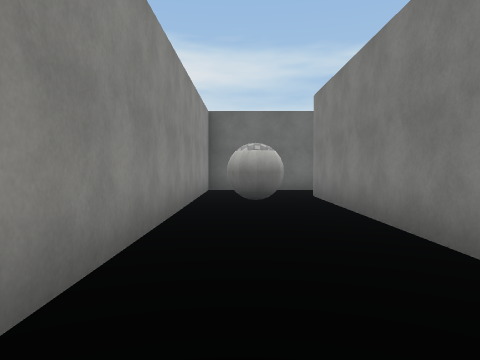
[1] (above)

18 first-person views from a walk through a 3-D level made in the Unity game engine. The camera is 1.4 m above the floor, tilts 2° down and sees 70° across. Doors are open. The floor is counted in squares, 2 m on a side. Each view is taken from the middle of a square. On the plan, view 1 faces up. The plan holds only what a view shows up to about 11 squares ahead; the rest is blank. The place goes on beyond the plan. The player is left out. Surface patterns are stand-ins for the level's own textures.

[2]
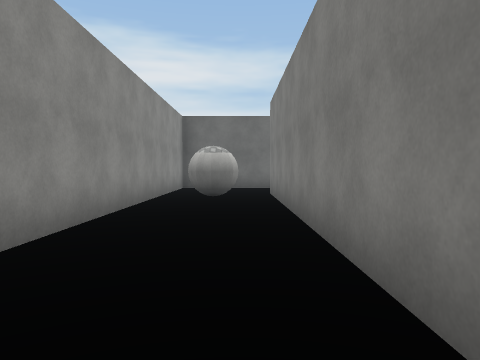

[3]
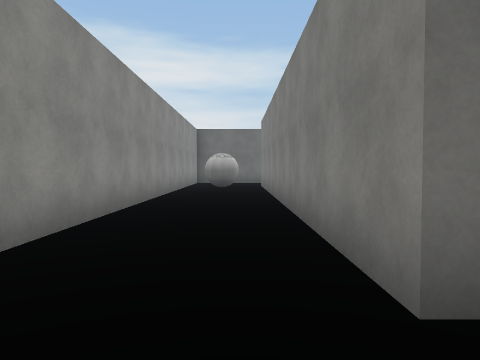

[4]
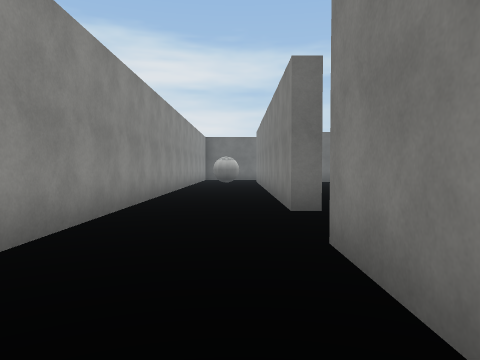

[5]
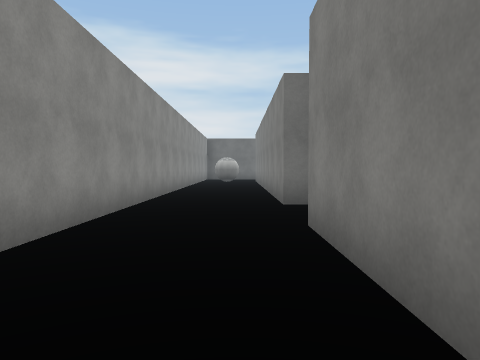

[6]
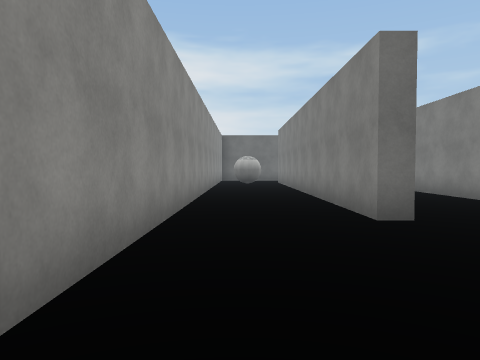

[7]
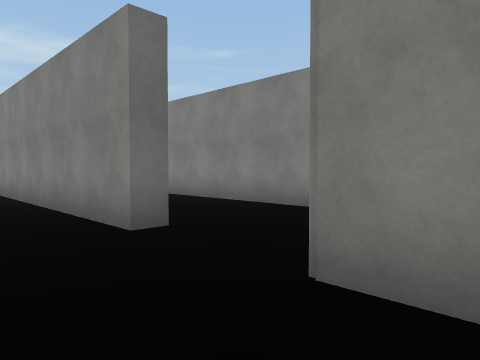

[8]
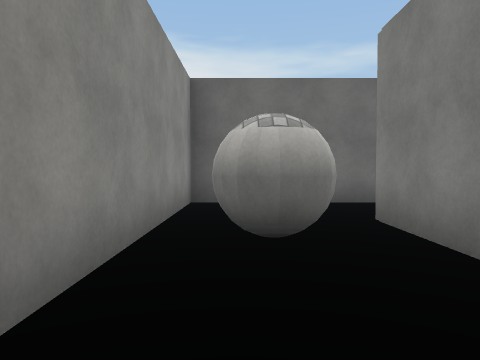

[9]
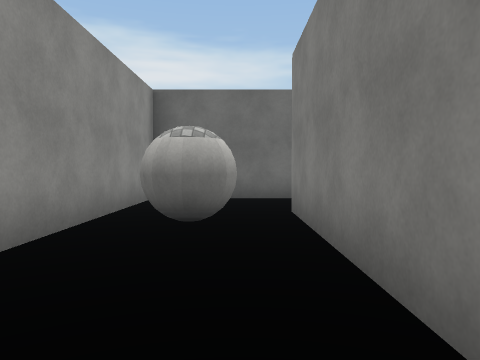

[10]
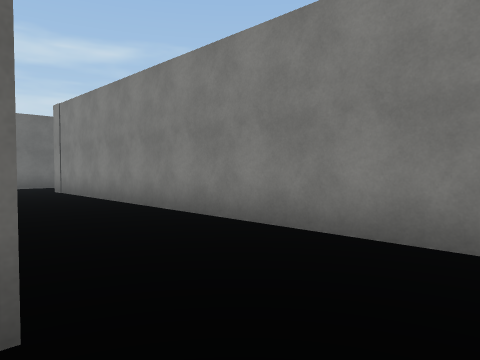

[11]
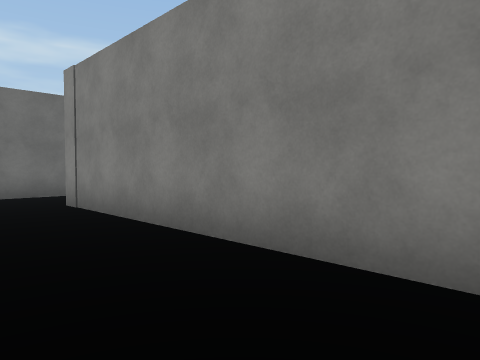

[12]
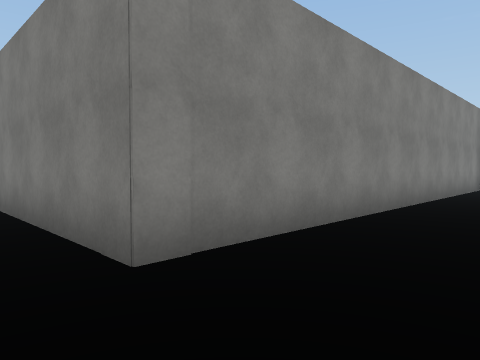

[13]
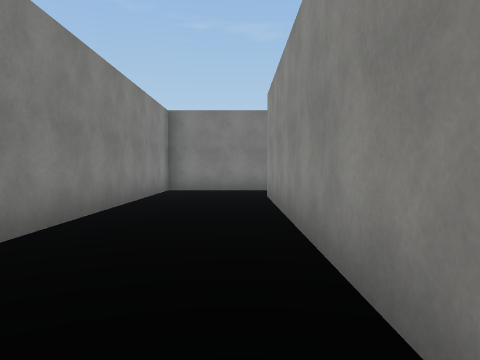

[14]
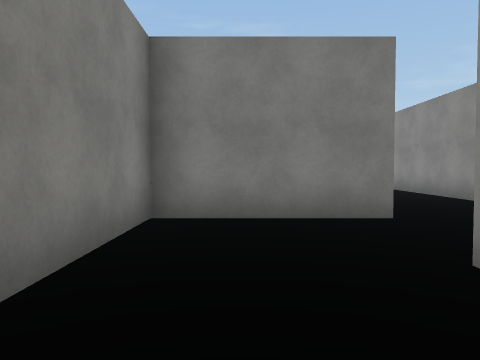

[15]
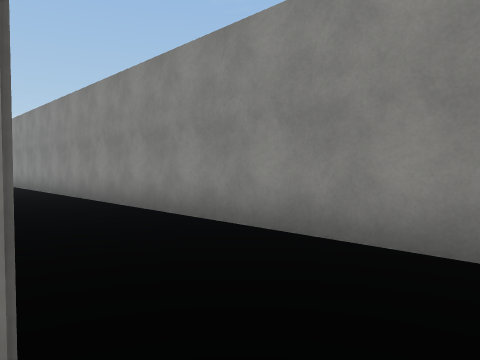

[16]
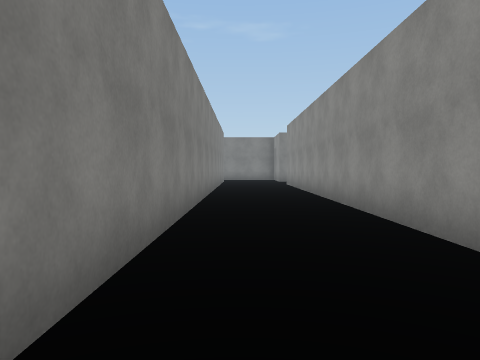

[17]
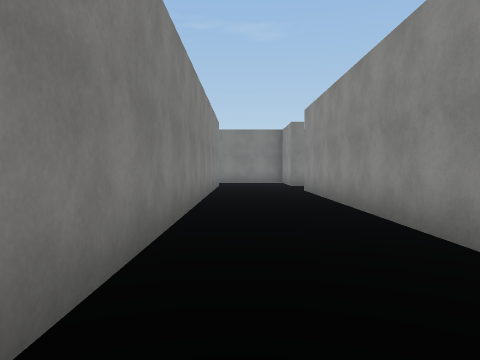

[18]
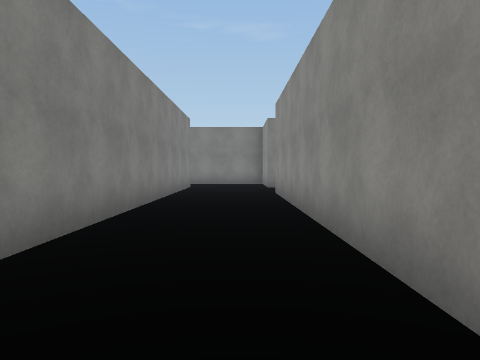

### Floor plan
Points are (right, up) in squares from view 1. A wall is a line through its corners. A room is listed if a view was taken in it or the views show most of it. See-through windows are left out.
Room 1 (views 1, 2, 3, 4, 5, 6, 7, 8, 9, 10, 15, 16, 17, 18)
walls: (2.3, -3.4) (1.8, -3.4) (1.8, 8.8); (2.8, 10.9) (-1, 10.9) (-1, -23.8); (1.8, -24.5) (1.8, -5.8)
ways out: opening at (2, -4.5) to room 2; opening at (-1, -24)
objects: ball (0, 7) to (1, 8)
Room 2 (views 11, 12, 13, 14)
walls: (6, 8.2) (4.5, 8.2); (2.3, 4.1) (2.3, -3.4); (1.8, -5.8) (5.2, -5.8) (5.2, 5.8) (9.6, 5.8)
ways out: opening at (2, -4.5) to room 1

Positions as (right, up) in squares from view 1, and headings:
1: (0, 0), facing up
2: (1, -1), facing up
3: (1, -5), facing up
4: (1, -9), facing up
5: (1, -10), facing up
6: (0, -8), facing up
7: (0, -7), facing up-right
8: (0, 4), facing up
9: (1, 3), facing up
10: (2, -5), facing up-right
11: (3, -1), facing up-right
12: (3, 7), facing down-right
13: (3, 5), facing down
14: (4, -1), facing down
15: (2, -5), facing down-left
16: (1, -9), facing down
17: (1, -13), facing down
18: (0, -14), facing down
